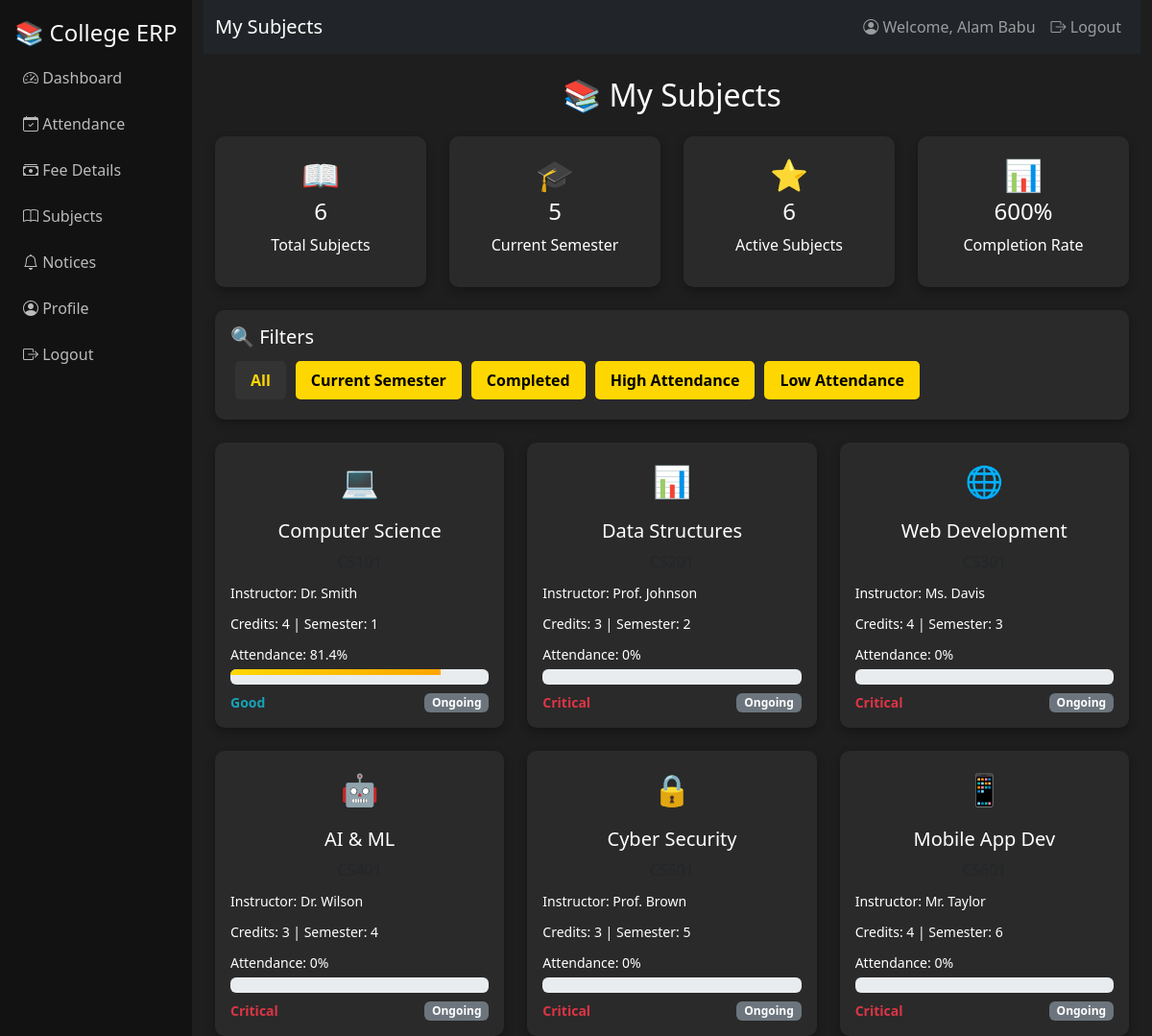
/myerp/subjects/ (signed in), run on the app's committed database.
### myERP/models.py (models this page shows, shortened)
class Subject(models.Model):
    name = models.CharField(max_length=100)
    code = models.CharField(max_length=20, unique=True)
    credits = models.IntegerField()
    instructor = models.CharField(max_length=100)
    description = models.TextField(blank=True)
    semester = models.IntegerField()
    department = models.CharField(max_length=50, default='Computer Science')

### myERP/views.py (the view, shortened to what this page needs)
# urls.py: path('subjects/', views.subjects, name="subjects"),
@login_required
def subjects(request):
    try:
        student_profile = StudentProfile.objects.get(user=request.user)
    except StudentProfile.DoesNotExist:
        messages.error(request, "Student profile not found.")
        return redirect('myERP:dashboard')
    all_subjects = Subject.objects.all()
    student_subjects = []
    for subject in all_subjects:
        student_subj, created = StudentSubject.objects.get_or_create(
            student=student_profile,
            subject=subject
        )
        student_subjects.append(student_subj)
    subject_stats = []
    for student_subj in student_subjects:
        attendance_count = Attendance.objects.filter(
            student=student_profile,
            subject=student_subj.subject.name
        ).count()
        present_count = Attendance.objects.filter(
            student=student_profile,
            subject=student_subj.subject.name,
            status='present'
        ).count()
        attendance_percentage = (present_count / attendance_count * 100) if attendance_count > 0 else 0
        subject_stats.append({
            'subject': student_subj.subject,
            'enrolled_date': student_subj.enrolled_date,
            'attendance_count': attendance_count,
            'present_count': present_count,
            'attendance_percentage': round(attendance_percentage, 1),
            'grade': student_subj.grade,
        })
    context = {
        'student_subjects': student_subjects,
        'subject_stats': subject_stats,
        'total_subjects': len(student_subjects),
        'current_semester': student_profile.semester or 1,
    }
    return render(request, 'subjects.html', context)

### myERP/templates/subjects.html (shortened to what this page needs)
{% extends 'master.html' %}
{% block title %}My Subjects{% endblock %}
{% block content %}
<div class="container mt-4">
    <h2 class="text-center mb-4">📚 My Subjects</h2>
    <div class="row g-4 mb-4">
        <div class="col-md-3" data-aos="fade-up">
            <div class="card p-3 text-center">
                <div class="subject-icon">📖</div>
                <h4>{{ total_subjects }}</h4>
                <p>Total Subjects</p>
            </div>
        </div>
        <div class="col-md-3" data-aos="fade-up" data-aos-delay="100">
            <div class="card p-3 text-center">
                <div class="subject-icon">🎓</div>
                <h4>{{ current_semester }}</h4>
                <p>Current Semester</p>
            </div>
        </div>
        <div class="col-md-3" data-aos="fade-up" data-aos-delay="200">
            <div class="card p-3 text-center">
                <div class="subject-icon">⭐</div>
                <h4>{{ subject_stats|length|add:0 }}</h4>
                <p>Active Subjects</p>
            </div>
        </div>
        <div class="col-md-3" data-aos="fade-up" data-aos-delay="300">
            <div class="card p-3 text-center">
                <div class="subject-icon">📊</div>
                <h4>{% widthratio subject_stats|length 1 100 %}%</h4>
                <p>Completion Rate</p>
            </div>
        </div>
    </div>
    <div class="row mb-4" data-aos="fade-up">
        <div class="col-12">
            <div class="card p-3">
                <h5>🔍 Filters</h5>
                <div class="d-flex flex-wrap">
                    <button class="filter-btn active" onclick="filterSubjects('all')">All</button>
                    <button class="filter-btn" onclick="filterSubjects('current')">Current Semester</button>
                    <button class="filter-btn" onclick="filterSubjects('completed')">Completed</button>
                    <button class="filter-btn" onclick="filterSubjects('high-attendance')">High Attendance</button>
                    <button class="filter-btn" onclick="filterSubjects('low-attendance')">Low Attendance</button>
                </div>
            </div>
        </div>
    </div>
    <div class="row g-4" id="subjectsContainer">
        {% for stat in subject_stats %}
        <div class="col-md-6 col-lg-4 subject-item" data-semester="{{ stat.subject.semester }}" data-attendance="{{ stat.attendance_percentage }}" data-completed="{% if stat.grade %}true{% else %}false{% endif %}">
            <div class="card subject-card p-3 h-100" onclick="showSubjectDetails({{ stat.subject.id }})">
                <div class="text-center mb-3">
                    <div class="subject-icon">
                        {% if stat.subject.code == 'CS101' %}💻{% elif stat.subject.code == 'CS201' %}📊{% elif stat.subject.code == 'CS301' %}🌐{% elif stat.subject.code == 'CS401' %}🤖{% elif stat.subject.code == 'CS501' %}🔒{% else %}📱{% endif %}
                    </div>
                </div>
                <h5 class="text-center">{{ stat.subject.name }}</h5>
                <p class="text-center text-muted mb-2">{{ stat.subject.code }}</p>
                <div class="mb-2">
                    <small>Instructor: {{ stat.subject.instructor }}</small>
                </div>
                <div class="mb-2">
                    <small>Credits: {{ stat.subject.credits }} | Semester: {{ stat.subject.semester }}</small>
                </div>
                <div class="mb-2">
                    <small>Attendance: {{ stat.attendance_percentage }}%</small>
                    <div class="progress mt-1">
                        <div class="progress-bar" style="width: {{ stat.attendance_percentage }}%;"></div>
                    </div>
                </div>
                <div class="d-flex justify-content-between align-items-center">
                    <small class="status-{% if stat.attendance_percentage >= 90 %}excellent{% elif stat.attendance_percentage >= 80 %}good{% elif stat.attendance_percentage >= 75 %}low{% else %}critical{% endif %}">
                        {% if stat.attendance_percentage >= 90 %}Excellent{% elif stat.attendance_percentage >= 80 %}Good{% elif stat.attendance_percentage >= 75 %}Low{% else %}Critical{% endif %}
                    </small>
                    {% if stat.grade %}
                        <span class="grade-badge grade-{{ stat.grade|slice:":1" }}">{{ stat.grade }}</span>
                    {% else %}
                        <span class="badge bg-secondary">Ongoing</span>
                    {% endif %}
                </div>
            </div>
        </div>
        {% endfor %}
    </div>
</div>
{% endblock %}

### myERP/templates/master.html (shortened to what this page needs)
<!DOCTYPE html>
<html lang="en">
<head>
    <link href="https://cdn.jsdelivr.net/npm/bootstrap@5.3.2/dist/css/bootstrap.min.css" rel="stylesheet">
    <link href="https://cdn.jsdelivr.net/npm/bootstrap-icons/font/bootstrap-icons.css" rel="stylesheet">
    <link href="https://cdn.jsdelivr.net/npm/aos@2.3.4/dist/aos.css" rel="stylesheet">
    <link rel="stylesheet" href="../static/css/index.css">
</head>
<body>
<div class="container-fluid">
    <div class="row">
        <nav class="col-md-2 sidebar">
            <h4 class="text-center text-light">📚 College ERP</h4>
            <a href="{% url 'myERP:dashboard' %}"><i class="bi bi-speedometer2"></i> Dashboard</a>
            <a href="{% url 'myERP:attendance' %}"><i class="bi bi-calendar-check"></i> Attendance</a>
            <a href="{% url 'myERP:fee' %}"><i class="bi bi-cash-stack"></i> Fee Details</a>
            <a href="{% url 'myERP:subjects' %}"><i class="bi bi-book"></i> Subjects</a>
            <a href="{% url 'myERP:notices' %}"><i class="bi bi-bell"></i> Notices</a>
            <a href="{% url 'myERP:profile' %}"><i class="bi bi-person-circle"></i> Profile</a>
            <a href="{% url 'accounts:signout' %}"><i class="bi bi-box-arrow-right"></i> Logout</a>
        </nav>
        <main class="col-md-10">
            <nav class="navbar navbar-expand-lg navbar-dark bg-dark">
                <div class="container-fluid">
                    <span class="navbar-brand mb-0 h1">{% block title %}College ERP Dashboard{% endblock %}</span>
                    <div class="collapse navbar-collapse" id="navbarNav">
                        <ul class="navbar-nav ms-auto">
                            <li class="nav-item">
                                <a class="nav-link" href="{% url 'myERP:profile' %}">
                                    <i class="bi bi-person-circle"></i> Welcome, {{ user.get_full_name|default:user.username }}
                                </a>
                            </li>
                            <li class="nav-item">
                                <a class="nav-link" href="{% url 'accounts:signout' %}">
                                    <i class="bi bi-box-arrow-right"></i> Logout
                                </a>
                            </li>
                        </ul>
                    </div>
                </div>
            </nav>
            {% with total=160000 paid=140000 due=20000 %}
            {% block content %}
            {% endblock %}
            {% endwith %}
        </main>
    </div>
</div>
</body>
</html>

### myERP/static/css/index.css (style rules this page uses)
:root { --green : #20e606; --blue : #102dae; }
body { background-color: #1E1E1E; color: white; font-family: 'Segoe UI', sans-serif; }
.sidebar { background-color: #121212; min-height: 100vh; padding-top: 20px; }
.sidebar a { color: #bbb; display: block; padding: 12px; text-decoration: none; transition: 0.3s; }
.card { background-color: #2A2A2A; border: none; border-radius: 10px; color: white; box-shadow: 0px 4px 10px rgba(0,0,0,0.3); }
.progress-bar { background-color: var(--green); }
.navbar { background-color: #121212; }

### myERP/templates/subjects.html (style rules this page uses)
body { background-color: #1E1E1E; color: white; font-family: 'Segoe UI', sans-serif; }
.sidebar { background-color: #121212; min-height: 100vh; padding-top: 20px; }
.sidebar a { color: #bbb; display: block; padding: 12px; text-decoration: none; transition: 0.3s; }
.card { background-color: #2A2A2A; border: none; border-radius: 10px; color: white; box-shadow: 0px 4px 10px rgba(0,0,0,0.3); }
.subject-card { transition: 0.3s; cursor: pointer; }
.subject-icon { font-size: 2rem; color: #FFD700; }
.progress-bar { background: linear-gradient(90deg, #FFD700, #FFA500); height: 6px; }
.status-good { color: #17a2b8; font-weight: bold; }
.status-critical { color: #dc3545; font-weight: bold; }
.filter-btn { background-color: #FFD700; color: black; border: none; padding: 8px 16px; border-radius: 5px; font-weight: bold; margin: 5px; transition: 0.3s; }
.filter-btn.active { background-color: #333; color: #FFD700; }

### data on the page
Subject: subject.name "Computer Science", subject.instructor "Dr. Smith", subject.credits "4", subject.semester "1", attendance_percentage "81.4", shows "Good"
Subject: subject.name "Data Structures", subject.instructor "Prof. Johnson", subject.credits "3", subject.semester "2", attendance_percentage "0", shows "Critical"
Subject: subject.name "Web Development", subject.instructor "Ms. Davis", subject.credits "4", subject.semester "3", attendance_percentage "0", shows "Critical"
Subject: subject.name "AI & ML", subject.instructor "Dr. Wilson", subject.credits "3", subject.semester "4", attendance_percentage "0", shows "Critical"
Subject: subject.name "Cyber Security", subject.instructor "Prof. Brown", subject.credits "3", subject.semester "5", attendance_percentage "0", shows "Critical"
Subject: subject.name "Mobile App Dev", subject.instructor "Mr. Taylor", subject.credits "4", subject.semester "6", attendance_percentage "0", shows "Critical"

### other printed values
{{ user.get_full_name|default:user.username }} "Alam Babu"
{{ total_subjects }} "6"
{{ current_semester }} "5"
{{ subject_stats|length|add:0 }} "6"
